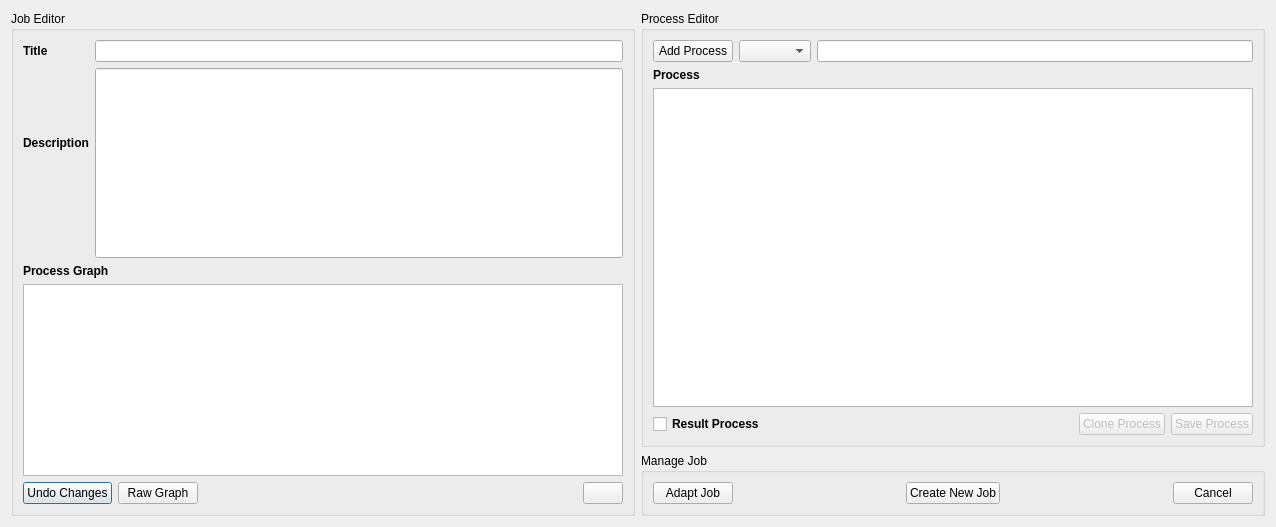
<?xml version="1.0" encoding="UTF-8"?>
<ui version="4.0">
 <class>TemporalDialog</class>
 <widget class="QDialog" name="TemporalDialog">
  <property name="windowModality">
   <enum>Qt::WindowModal</enum>
  </property>
  <property name="geometry">
   <rect>
    <x>0</x>
    <y>0</y>
    <width>1276</width>
    <height>527</height>
   </rect>
  </property>
  <property name="sizePolicy">
   <sizepolicy hsizetype="Expanding" vsizetype="Expanding">
    <horstretch>0</horstretch>
    <verstretch>0</verstretch>
   </sizepolicy>
  </property>
  <property name="focusPolicy">
   <enum>Qt::NoFocus</enum>
  </property>
  <property name="windowTitle">
   <string>Adapt Job</string>
  </property>
  <property name="sizeGripEnabled">
   <bool>false</bool>
  </property>
  <property name="modal">
   <bool>false</bool>
  </property>
  <layout class="QHBoxLayout" name="horizontalLayout_6">
   <item>
    <widget class="QGroupBox" name="jobGroupBox">
     <property name="title">
      <string>Job Editor</string>
     </property>
     <layout class="QHBoxLayout" name="horizontalLayout_5">
      <item>
       <layout class="QVBoxLayout" name="verticalLayout_3">
        <item>
         <layout class="QFormLayout" name="formLayout">
          <property name="sizeConstraint">
           <enum>QLayout::SetDefaultConstraint</enum>
          </property>
          <item row="0" column="0">
           <widget class="QLabel" name="label_8">
            <property name="enabled">
             <bool>true</bool>
            </property>
            <property name="sizePolicy">
             <sizepolicy hsizetype="Expanding" vsizetype="Expanding">
              <horstretch>0</horstretch>
              <verstretch>0</verstretch>
             </sizepolicy>
            </property>
            <property name="font">
             <font>
              <kerning>true</kerning>
             </font>
            </property>
            <property name="text">
             <string>&lt;html&gt;&lt;head/&gt;&lt;body&gt;&lt;p&gt;&lt;span style=&quot; font-weight:600;&quot;&gt;Title&lt;/span&gt;&lt;/p&gt;&lt;/body&gt;&lt;/html&gt;</string>
            </property>
           </widget>
          </item>
          <item row="0" column="1">
           <widget class="QLineEdit" name="titleText"/>
          </item>
          <item row="1" column="0">
           <widget class="QLabel" name="label_10">
            <property name="enabled">
             <bool>true</bool>
            </property>
            <property name="sizePolicy">
             <sizepolicy hsizetype="Expanding" vsizetype="Expanding">
              <horstretch>0</horstretch>
              <verstretch>0</verstretch>
             </sizepolicy>
            </property>
            <property name="font">
             <font>
              <kerning>true</kerning>
             </font>
            </property>
            <property name="text">
             <string>&lt;html&gt;&lt;head/&gt;&lt;body&gt;&lt;p&gt;&lt;span style=&quot; font-weight:600;&quot;&gt;Description&lt;/span&gt;&lt;/p&gt;&lt;p&gt;&lt;br/&gt;&lt;/p&gt;&lt;/body&gt;&lt;/html&gt;</string>
            </property>
           </widget>
          </item>
          <item row="1" column="1">
           <widget class="QLineEdit" name="descriptionText">
            <property name="enabled">
             <bool>true</bool>
            </property>
            <property name="sizePolicy">
             <sizepolicy hsizetype="Expanding" vsizetype="Expanding">
              <horstretch>0</horstretch>
              <verstretch>0</verstretch>
             </sizepolicy>
            </property>
           </widget>
          </item>
         </layout>
        </item>
        <item>
         <layout class="QVBoxLayout" name="verticalLayout">
          <item>
           <widget class="QLabel" name="label_9">
            <property name="enabled">
             <bool>true</bool>
            </property>
            <property name="sizePolicy">
             <sizepolicy hsizetype="Expanding" vsizetype="Expanding">
              <horstretch>0</horstretch>
              <verstretch>0</verstretch>
             </sizepolicy>
            </property>
            <property name="maximumSize">
             <size>
              <width>16777215</width>
              <height>30</height>
             </size>
            </property>
            <property name="font">
             <font>
              <kerning>true</kerning>
             </font>
            </property>
            <property name="text">
             <string>&lt;html&gt;&lt;head/&gt;&lt;body&gt;&lt;p&gt;&lt;span style=&quot; font-weight:600;&quot;&gt;Process Graph&lt;/span&gt;&lt;/p&gt;&lt;/body&gt;&lt;/html&gt;</string>
            </property>
           </widget>
          </item>
          <item>
           <widget class="QTableWidget" name="processgraphTableWidget">
            <property name="selectionBehavior">
             <enum>QAbstractItemView::SelectRows</enum>
            </property>
           </widget>
          </item>
          <item>
           <layout class="QHBoxLayout" name="horizontalLayout">
            <item>
             <widget class="QPushButton" name="reset_processBtn">
              <property name="text">
               <string>Undo Changes</string>
              </property>
             </widget>
            </item>
            <item>
             <widget class="QPushButton" name="rawgraphBtn">
              <property name="text">
               <string>Raw Graph</string>
              </property>
             </widget>
            </item>
            <item>
             <spacer name="horizontalSpacer">
              <property name="orientation">
               <enum>Qt::Horizontal</enum>
              </property>
              <property name="sizeHint" stdset="0">
               <size>
                <width>40</width>
                <height>20</height>
               </size>
              </property>
             </spacer>
            </item>
            <item>
             <widget class="QPushButton" name="manualButton">
              <property name="text">
               <string/>
              </property>
             </widget>
            </item>
           </layout>
          </item>
         </layout>
        </item>
       </layout>
      </item>
     </layout>
    </widget>
   </item>
   <item>
    <layout class="QVBoxLayout" name="verticalLayout_4">
     <item>
      <widget class="QGroupBox" name="ProcessGroupBox">
       <property name="title">
        <string>Process Editor</string>
       </property>
       <layout class="QVBoxLayout" name="verticalLayout_5">
        <item>
         <layout class="QHBoxLayout" name="horizontalLayout_3">
          <item>
           <widget class="QPushButton" name="newprocessButton">
            <property name="text">
             <string>Add Process</string>
            </property>
           </widget>
          </item>
          <item>
           <widget class="QComboBox" name="processesComboBox"/>
          </item>
          <item>
           <widget class="QLineEdit" name="processIdText"/>
          </item>
         </layout>
        </item>
        <item>
         <layout class="QVBoxLayout" name="verticalLayout_2">
          <item>
           <widget class="QLabel" name="processLabel">
            <property name="enabled">
             <bool>true</bool>
            </property>
            <property name="font">
             <font>
              <kerning>true</kerning>
             </font>
            </property>
            <property name="text">
             <string>&lt;html&gt;&lt;head/&gt;&lt;body&gt;&lt;p&gt;&lt;span style=&quot; font-weight:600;&quot;&gt;Process&lt;/span&gt;&lt;/p&gt;&lt;/body&gt;&lt;/html&gt;</string>
            </property>
           </widget>
          </item>
          <item>
           <widget class="QTableWidget" name="processTableWidget"/>
          </item>
         </layout>
        </item>
        <item>
         <layout class="QHBoxLayout" name="horizontalLayout_4">
          <item>
           <widget class="QCheckBox" name="resultCheckBox">
            <property name="font">
             <font>
              <weight>75</weight>
              <bold>true</bold>
             </font>
            </property>
            <property name="text">
             <string>Result Process</string>
            </property>
           </widget>
          </item>
          <item>
           <spacer name="horizontalSpacer_3">
            <property name="orientation">
             <enum>Qt::Horizontal</enum>
            </property>
            <property name="sizeHint" stdset="0">
             <size>
              <width>40</width>
              <height>20</height>
             </size>
            </property>
           </spacer>
          </item>
          <item>
           <widget class="QPushButton" name="cloneprocessButton">
            <property name="enabled">
             <bool>false</bool>
            </property>
            <property name="text">
             <string>Clone Process</string>
            </property>
           </widget>
          </item>
          <item>
           <widget class="QPushButton" name="saveprocessButton">
            <property name="enabled">
             <bool>false</bool>
            </property>
            <property name="text">
             <string>Save Process</string>
            </property>
           </widget>
          </item>
         </layout>
        </item>
       </layout>
      </widget>
     </item>
     <item>
      <widget class="QGroupBox" name="manageGroupBox">
       <property name="title">
        <string>Manage Job</string>
       </property>
       <layout class="QVBoxLayout" name="verticalLayout_6">
        <item>
         <layout class="QHBoxLayout" name="horizontalLayout_2">
          <item>
           <widget class="QPushButton" name="adaptButton">
            <property name="text">
             <string>Adapt Job</string>
            </property>
           </widget>
          </item>
          <item>
           <spacer name="horizontalSpacer_4">
            <property name="orientation">
             <enum>Qt::Horizontal</enum>
            </property>
            <property name="sizeHint" stdset="0">
             <size>
              <width>40</width>
              <height>20</height>
             </size>
            </property>
           </spacer>
          </item>
          <item>
           <widget class="QPushButton" name="sendButton">
            <property name="text">
             <string>Create New Job</string>
            </property>
           </widget>
          </item>
          <item>
           <spacer name="horizontalSpacer_2">
            <property name="orientation">
             <enum>Qt::Horizontal</enum>
            </property>
            <property name="sizeHint" stdset="0">
             <size>
              <width>40</width>
              <height>20</height>
             </size>
            </property>
           </spacer>
          </item>
          <item>
           <widget class="QPushButton" name="cancelButton">
            <property name="text">
             <string>Cancel</string>
            </property>
           </widget>
          </item>
         </layout>
        </item>
       </layout>
      </widget>
     </item>
    </layout>
   </item>
  </layout>
 </widget>
 <resources/>
 <connections/>
</ui>
